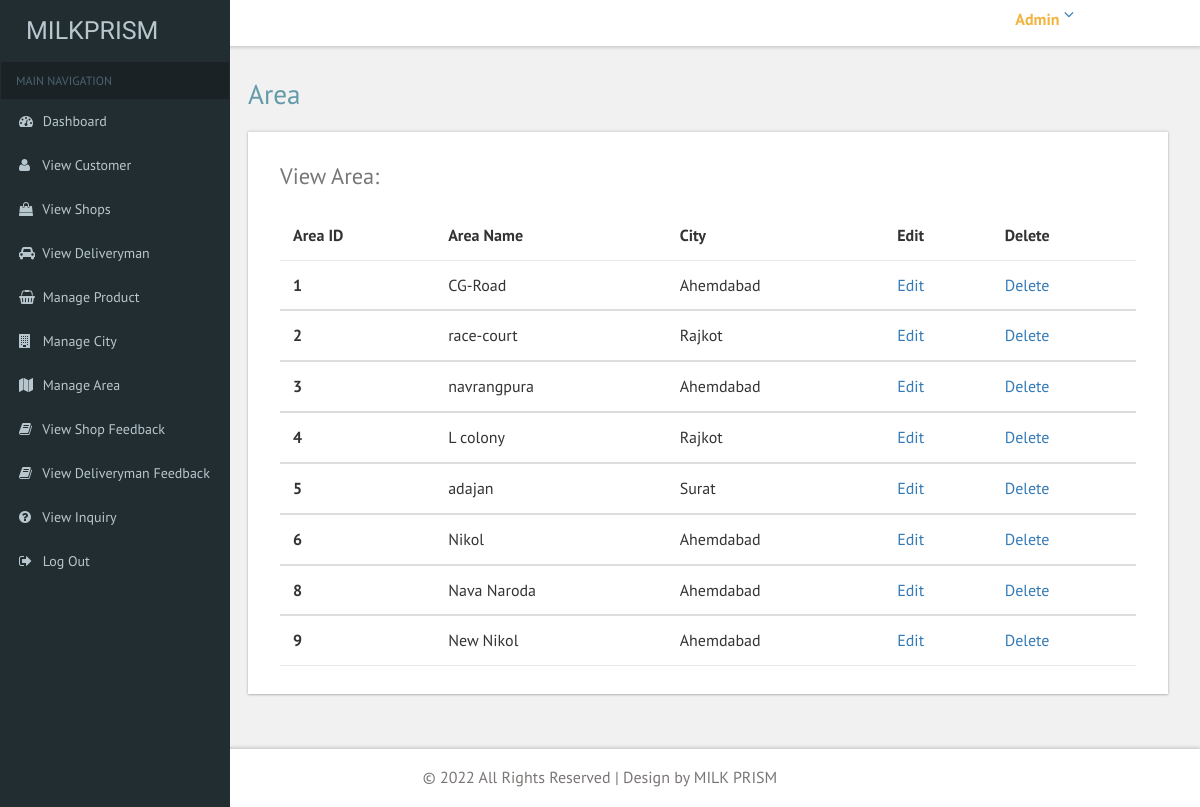
The page /ADMIN/view_area.php (signed in) on the database its author committed.
### tables this page shows
CREATE TABLE `area` (
  `area_id` int(11) NOT NULL,
  `area_name` varchar(50) NOT NULL,
  `city_id` int(11) NOT NULL
);

CREATE TABLE `city` (
  `city_id` int(11) NOT NULL,
  `city_name` varchar(100) NOT NULL
);

### ADMIN/view_area.php (the view, shortened to what this page needs)
<?php
include "common/connection.php";
$subcategory = $con->query("select * from area");
?>
<!DOCTYPE HTML>
<html>
<head>
<link href="css/bootstrap.css" rel='stylesheet' type='text/css' />
<link href="css/style.css" rel='stylesheet' type='text/css' />
<link href="css/font-awesome.css" rel="stylesheet">
 <link href='css/SidebarNav.min.css' media='all' rel='stylesheet' type='text/css'/>
<link href="css/custom.css" rel="stylesheet">
</head>
<body class="cbp-spmenu-push">
	<div class="main-content">
	<div class="cbp-spmenu cbp-spmenu-vertical cbp-spmenu-left" id="cbp-spmenu-s1">
		<aside class="sidebar-left">
      <?php include "common/sidebar.php"; ?>
    </aside>
	</div>
		<?php include "common/header.php"; ?>
		<div id="page-wrapper">
			<div class="main-page">
				<div class="tables">
					<h2 class="title1">Area</h2>
					<div class="panel-body widget-shadow">
						<h4>View Area:</h4>
						<table class="table">
							<thead>
								<tr>
								  <th>Area ID</th>
								  <th>Area Name</th>
								  <th>City</th>
								  <th>Edit</th>
								  <th>Delete</th>
								</tr>
							</thead>
							<?php
								while($row = $subcategory->fetch_object())
								{
								$area = $con->query("select * from city where city_id='$row->city_id'");
								$a = $area->fetch_object();
							?>
							<tbody>
								<tr>
								  <th scope="row"><?php echo "$row->area_id"; ?></th>
								  <td><?php echo "$row->area_name"; ?></td>
								  <td><?php echo "$a->city_name";?></td>
								  <td><a href="edit_area.php?eareaid=<?php echo "$row->area_id"; ?>">Edit</a></td>
								  <td><a href="delete_area.php?delareaid=<?php echo "$row->area_id"; ?>">Delete</a></td>
								</tr>
							</tbody>
							<?php
								}
							?>
						</table>
					</div>
				</div>
			</div>
		</div>
		<?php include "common/footer.php"; ?>
	</div>
</body>
</html>

### ADMIN/common/sidebar.php (shortened to what this page needs)
<head>
</head>
<nav class="navbar navbar-inverse">
          <div class="navbar-header">
            <h1><a class="navbar-brand" style="position: relative;top:10px;font-family: 'Redressed', cursive;" href="index.php">MilkPrism</a></h1>
          </div>
          <div class="collapse navbar-collapse" id="bs-example-navbar-collapse-1">
            <ul class="sidebar-menu">
              <li class="header">MAIN NAVIGATION</li>
              <li class="treeview">
                <a href="dashboard.php">
                <i class="fa fa-dashboard"></i> <span>Dashboard</span>
                </a>
              </li>
              <li class="treeview">
                <a href="view_customer.php">
                <i class="fa fa-user"></i> <span>View Customer</span>
                </a>
              </li>
              <li class="treeview">
                <a href="view_shopkeeper.php">
                <i class="fa fa-shopping-bag"></i> <span>View Shops</span>
                </a>
              </li>
              <li class="treeview">
                <a href="view_deliveryman.php">
                <i class="fa fa-automobile"></i> <span>View Deliveryman</span>
                </a>
              </li>
              <li class="treeview">
                <a href="#">
                <i class="fa fa-shopping-basket"></i> <span>Manage Product</span>
                </a>
              </li>
              <li class="treeview">
                <a href="#">
                <i class="fa fa-building"></i> <span>Manage City</span>
                </a>
              </li>
              <li class="treeview">
                <a href="#">
                <i class="fa fa-map"></i> <span>Manage Area</span>
                </a>
              </li>
              <li class="treeview">
                <a href="view_feedback.php">
                <i class="fa fa-book"></i> <span>View Shop Feedback</span>
                </a>
              </li>
              <li class="treeview">
                <a href="view_deliveryman_feedback.php">
                <i class="fa fa-book"></i> <span>View Deliveryman Feedback</span>
                </a>
              </li>
              <li class="treeview">
                <a href="view_inquiry.php">
                <i class="fa fa-question-circle"></i> <span>View Inquiry</span>
                </a>
              </li>
              <li class="treeview">
                <a href="logout.php">
                <i class="fa fa-sign-out"></i> <span>Log Out</span>
                </a>
              </li>
            </ul>
          </div>
      </nav>

### ADMIN/common/header.php (shortened to what this page needs)
<?php
include "connection.php";
$id = $_SESSION["id"];
$admin = $con->query("select * from admin where id='$id'");
$row = $admin->fetch_object();
?>
<div class="sticky-header header-section ">
			<div class="header-right">
				<div class="profile_details">
					<ul>
						<li class="dropdown profile_details_drop">
							<a href="#" class="dropdown-toggle" data-toggle="dropdown" aria-expanded="false">
								<div class="profile_img">
									<div class="user-name">
										<p><?php echo "$row->name";?></p>
									</div>
									<i class="fa fa-angle-down"></i>
								</div>
							</a>
						</li>
					</ul>
				</div>
				<div class="clearfix"> </div>
			</div>
			<div class="clearfix"> </div>
		</div>

### ADMIN/common/footer.php
<div class="footer">
	   <p>&copy; 2022 All Rights Reserved | Design by MILK PRISM</a></p>
</div>

### ADMIN/css/custom.css (style rules this page uses)
#page-wrapper { padding:5em 2em 2.5em; background-color: #F1F1F1; }

### rows shown on the page
area: area_id "1", area_name "CG-Road", city.city_name "Ahemdabad"
area: area_id "2", area_name "race-court", city.city_name "Rajkot"
area: area_id "3", area_name "navrangpura", city.city_name "Ahemdabad"
area: area_id "4", area_name "L colony", city.city_name "Rajkot"
area: area_id "5", area_name "adajan", city.city_name "Surat"
area: area_id "6", area_name "Nikol", city.city_name "Ahemdabad"
area: area_id "8", area_name "Nava Naroda", city.city_name "Ahemdabad"
area: area_id "9", area_name "New Nikol", city.city_name "Ahemdabad"

### other values the page prints
$row->name "Admin"
